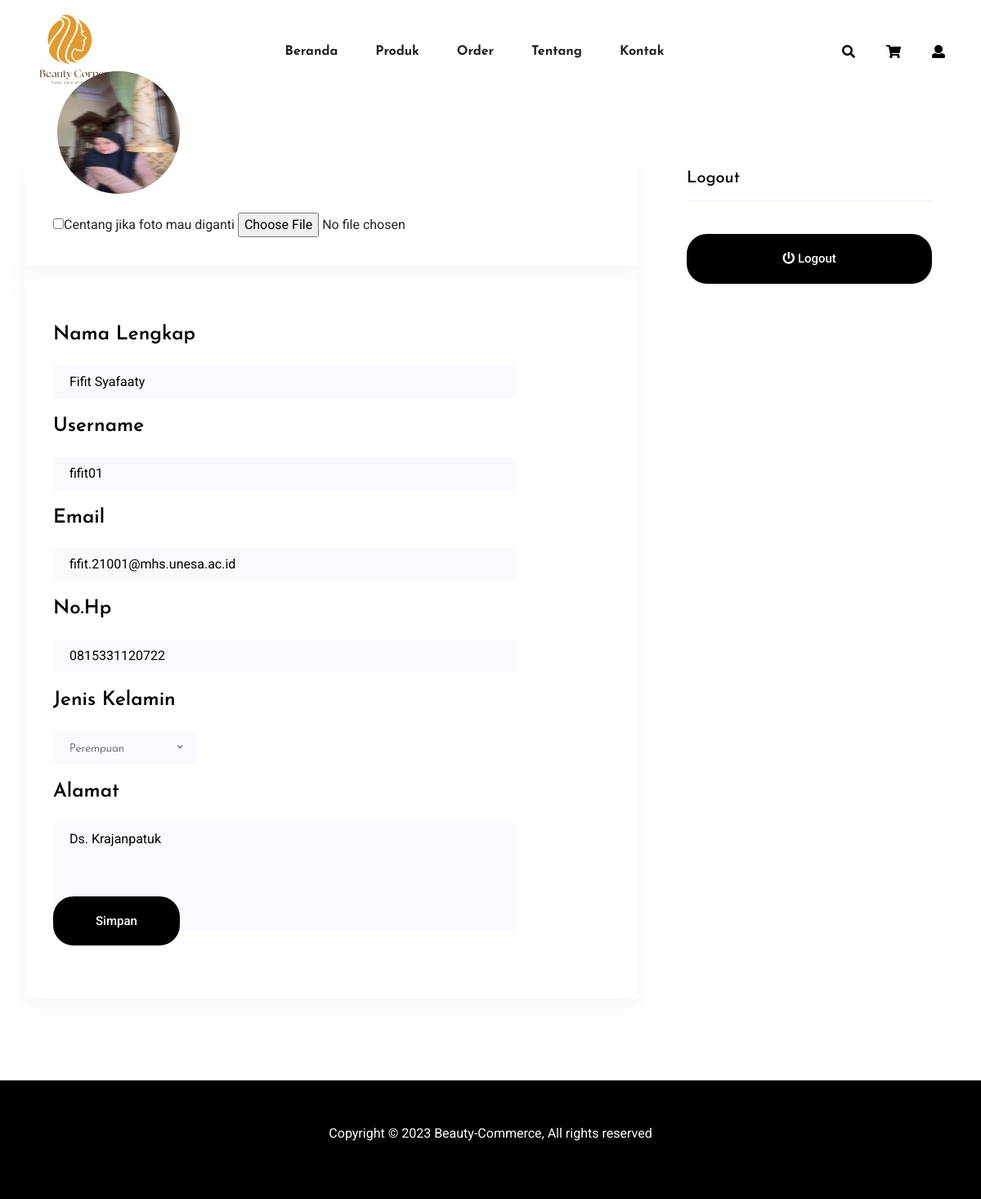
/pembeli/profiledit.php (signed in), run on the app's committed database.
### tables this page shows
CREATE TABLE `pembeli` (
  `pembeli_id` int(11) NOT NULL,
  `pembeli_nama` varchar(60) NOT NULL,
  `pembeli_username` varchar(15) NOT NULL,
  `pembeli_email` varchar(100) NOT NULL,
  `pembeli_gender` enum('L','P') DEFAULT NULL,
  `pembeli_alamat` varchar(100) NOT NULL,
  `pembeli_foto` varchar(100) NOT NULL,
  `pembeli_pass` varchar(100) NOT NULL,
  `pembeli_hp` varchar(25) NOT NULL
);

### koneksi.php (called while the page is built, shortened)
<?php
class Koneksi
{
    private $konek;
    private $host = "localhost";
    private $user = "root";
    private $pass = "";
    private $db = "beauty_commerce";
    private function sambung()
    {
        try {
            $this->konek = new PDO("mysql:host=" . $this->host . ";dbname=" . $this->db . ";charset=utf8mb4", $this->user, $this->pass);
            $this->konek->setAttribute(PDO::ATTR_ERRMODE, PDO::ERRMODE_EXCEPTION);
            $this->konek->setAttribute(PDO::ATTR_EMULATE_PREPARES, true);
            return $this->konek;
        } catch (PDOException $ex) {
            return NULL;
        }
    }
    public function kueri($sql)
    {
        $hasil = $this->konek->prepare($sql);
        $hasil->execute();
        return $hasil;
    }
    public function hasil_data($arg)
    {
        return $arg->fetch(PDO::FETCH_ASSOC);
    }
}

### pembeli/profiledit.php (the view, shortened to what this page needs)
<?php
require_once '../koneksi.php';
$kon = new Koneksi();
$idpembeli = @$_SESSION['pembeli_id'];
?>
<!doctype html>
<html lang="zxx">
<head>
    <link rel="stylesheet" href="assets/css/bootstrap.min.css">
    <link rel="stylesheet" href="assets/css/owl.carousel.min.css">
    <link rel="stylesheet" href="assets/css/flaticon.css">
    <link rel="stylesheet" href="assets/css/slicknav.css">
    <link rel="stylesheet" href="assets/css/animate.min.css">
    <link rel="stylesheet" href="assets/css/magnific-popup.css">
    <link rel="stylesheet" href="assets/css/fontawesome-all.min.css">
    <link rel="stylesheet" href="assets/css/themify-icons.css">
    <link rel="stylesheet" href="assets/css/slick.css">
    <link rel="stylesheet" href="assets/css/nice-select.css">
    <link rel="stylesheet" href="assets/css/style.css">
</head>
<header>
    <div class="header-area">
        <div class="main-header header-sticky">
            <div class="container-fluid">
                <div class="menu-wrapper">
                    <div class="logo">
                        <a href="index.php"><img src="assets/img/logo/logo.png" alt="" style="width: 125px;"></a>
                    </div>
                    <div class="main-menu d-none d-lg-block">
                        <nav>
                            <ul id="navigation">
                                <li><a href="index.php"><b>Beranda</b></a></li>
                                <li><a href="produk.php"><b>Produk</b></a></li>
                                <li><a href="order.php"><b>Order</b></a></li>
                                <li><a href="index.php#tentang"><b>Tentang</b></a></li>
                                <li><a href="index.php#kontak"><b>Kontak</b></a></li>
                            </ul>
                        </nav>
                    </div>
                    <div class="header-right">
                        <ul>
                            <li>
                                <div class="nav-search search-switch">
                                    <span class="fa fa-search"></span>
                                </div>
                            </li>
                            <li><a href="keranjang.php"><span class="fa fa-shopping-cart"></span></a> </li>
                            <li> <a href="profil.php"><span class="fa fa-user"></span></a></li>
                        </ul>
                    </div>
                </div>
                <div class="col-12">
                </div>
            </div>
        </div>
    </div>
</header>
<main style="background-color: white;">
    <section class="blog_area section-padding">
        <div class="container">
            <div class="row">
                <?php
                $que = $kon->kueri("SELECT * FROM pembeli WHERE pembeli_id = '$idpembeli'");
                $data = $kon->hasil_data($que);
                ?>
                <div class="col-lg-8 mb-5 mb-lg-0">
                    <form class="form-contact contact_form" method="POST" action="profiledit_proses.php" enctype="multipart/form-data">
                        <div class="blog_left_sidebar">
                            <article class="blog_item">
                                <div class="blog_item_img">
                                    <div class="blog_item_date">
                                        <img src="<?= $data['pembeli_foto']; ?>" id="fotoprofil" alt="Foto Profil" class="img-fluid" style="border-radius: 100%; width: 150px; height: 150px;">
                                    </div>
                                </div>
                                <div class="blog_details">
                                    <input type="checkbox" name="cbcek" id="cbcek" value="GANTI" onclick="javascript: if(this.checked==true){
                              document.getElementById('fotoprofil').style.display='none';
                            }else{
                              document.getElementById('fotoprofil').style.display='block'; }" />Centang jika foto mau diganti
                                    <input type="file" id="fotoprofil" name="fotoprofil" />
                                </div>
                                <div class="blog_details">
                                    <div class="row">
                                        <div class="col-lg-10">
                                            <div class="row">
                                                <div class="col-sm-12 mt-10 mb-10">
                                                    <label>
                                                        <h2>Nama Lengkap</h2>
                                                    </label>
                                                    <input type="text" required class="single-input" id="nama" name="nama" placeholder="Masukkan Nama Lengkap" value="<?= $data['pembeli_nama']; ?>">
                                                </div>
                                                <div class="col-12 mt-10 mb-10">
                                                    <label>
                                                        <h2>Username</h2>
                                                    </label>
                                                    <input type="text" required class="single-input" id="user" name="user" placeholder="Masukkan Username" value="<?= $data['pembeli_username']; ?>">
                                                </div>
                                                <div class="col-12 mt-10 mb-10">
                                                    <label>
                                                        <h2>Email</h2>
                                                    </label>
                                                    <input type="text" required class="single-input" id="email" name="email" placeholder="Masukkan Email" value="<?= $data['pembeli_email']; ?>">
                                                </div>
                                                <div class="col-12 mt-10 mb-10">
                                                    <label>
                                                        <h2>No.Hp</h2>
                                                    </label>
                                                    <input type="text" required class="single-input" id="nohp" name="nohp" placeholder="Masukkan No.Hp" value="<?= $data['pembeli_hp']; ?>">
                                                </div>
                                                <div class="col-12 mt-10 mb-10">
                                                    <label>
                                                        <h2>Jenis Kelamin</h2>
                                                    </label>
                                                    <div class="default-select">
                                                    </div>
                                                </div>
                                                <div class="col-12 mt-10 mb-10">
                                                    <label>
                                                        <h2>Alamat</h2>
                                                    </label>
                                                    <textarea class="single-textarea" id="alamat" name="alamat" placeholder="Masukkan Alamat"><?= $data['pembeli_alamat']; ?></textarea>
                                                </div>
                                            </div>
                                        </div>
                                        <div class="col-md-12 form-group">
                                            <button type="submit" value="submit" class="btn_1">
                                                Simpan
                                            </button>
                                        </div>
                                    </div>
                                </div>
                            </article>
                        </div>
                    </form>
                </div>
                <div class="col-lg-4">
                    <div class="blog_right_sidebar">
                        <aside class="single_sidebar_widget newsletter_widget">
                            <h4 class="widget_title">Logout</h4>
                            <a href="../logout.php"><button class="w-100 btn_1"> <i class="fa fa-power-off"></i> Logout</button></a>
                        </aside>
                    </div>
                </div>
            </div>
        </div>
    </section>
</main>
<footer>
    <div class="footer-area footer-padding" style="padding: 50px; background-color: black;">
        <div class="container">
            <div class="row align-items-center">
                <div class="col-md-12">
                    <div class="text-center">
                        <p style="color: white;">Copyright &copy; 2023 Beauty-Commerce, All rights reserved</p>
                    </div>
                </div>
            </div>
        </div>
    </div>
</footer>
</body>
</html>

### data on the page
pembeli: pembeli_foto (picture), nama "Fifit Syafaaty", user "fifit01", email "fifit.21001@mhs.unesa.ac.id", nohp "0815331120722", alamat "Ds. Krajanpatuk"
